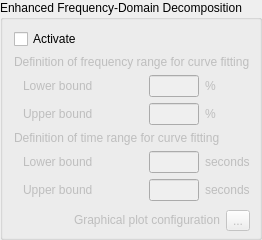
                 <widget class="QGroupBox" name="groupBox_EFDD">
                  <property name="sizePolicy">
                   <sizepolicy hsizetype="Preferred" vsizetype="Minimum">
                    <horstretch>0</horstretch>
                    <verstretch>0</verstretch>
                   </sizepolicy>
                  </property>
                  <property name="minimumSize">
                   <size>
                    <width>250</width>
                    <height>0</height>
                   </size>
                  </property>
                  <property name="title">
                   <string>Enhanced Frequency-Domain Decomposition</string>
                  </property>
                  <layout class="QVBoxLayout" name="verticalLayout_17">
                   <property name="spacing">
                    <number>6</number>
                   </property>
                   <property name="topMargin">
                    <number>9</number>
                   </property>
                   <property name="rightMargin">
                    <number>0</number>
                   </property>
                   <property name="bottomMargin">
                    <number>3</number>
                   </property>
                   <item>
                    <widget class="QCheckBox" name="checkBox_activate_EFDD">
                     <property name="text">
                      <string>Activate</string>
                     </property>
                    </widget>
                   </item>
                   <item>
                    <widget class="QLabel" name="label_curveFittingFrequency_EFDD">
                     <property name="enabled">
                      <bool>false</bool>
                     </property>
                     <property name="sizePolicy">
                      <sizepolicy hsizetype="Fixed" vsizetype="Fixed">
                       <horstretch>0</horstretch>
                       <verstretch>0</verstretch>
                      </sizepolicy>
                     </property>
                     <property name="minimumSize">
                      <size>
                       <width>120</width>
                       <height>0</height>
                      </size>
                     </property>
                     <property name="toolTip">
                      <string/>
                     </property>
                     <property name="toolTipDuration">
                      <number>0</number>
                     </property>
                     <property name="text">
                      <string>Definition of frequency range for curve fitting</string>
                     </property>
                     <property name="alignment">
                      <set>Qt::AlignJustify|Qt::AlignVCenter</set>
                     </property>
                    </widget>
                   </item>
                   <item>
                    <widget class="QWidget" name="widget_curveFittingFrequencyLowerBound_EFDD" native="true">
                     <property name="sizePolicy">
                      <sizepolicy hsizetype="Fixed" vsizetype="Fixed">
                       <horstretch>0</horstretch>
                       <verstretch>0</verstretch>
                      </sizepolicy>
                     </property>
                     <property name="minimumSize">
                      <size>
                       <width>100</width>
                       <height>0</height>
                      </size>
                     </property>
                     <layout class="QHBoxLayout" name="horizontalLayout_26">
                      <property name="topMargin">
                       <number>0</number>
                      </property>
                      <property name="bottomMargin">
                       <number>0</number>
                      </property>
                      <item>
                       <widget class="QLabel" name="label_curveFittingFrequencyLowerBound_EFDD">
                        <property name="enabled">
                         <bool>false</bool>
                        </property>
                        <property name="sizePolicy">
                         <sizepolicy hsizetype="Fixed" vsizetype="Fixed">
                          <horstretch>0</horstretch>
                          <verstretch>0</verstretch>
                         </sizepolicy>
                        </property>
                        <property name="minimumSize">
                         <size>
                          <width>120</width>
                          <height>0</height>
                         </size>
                        </property>
                        <property name="toolTip">
                         <string/>
                        </property>
                        <property name="toolTipDuration">
                         <number>0</number>
                        </property>
                        <property name="text">
                         <string>Lower bound</string>
                        </property>
                        <property name="alignment">
                         <set>Qt::AlignJustify|Qt::AlignVCenter</set>
                        </property>
                       </widget>
                      </item>
                      <item alignment="Qt::AlignLeft">
                       <widget class="QLineEdit" name="lineEdit_curveFittingFrequencyLowerBound_EFDD">
                        <property name="enabled">
                         <bool>false</bool>
                        </property>
                        <property name="sizePolicy">
                         <sizepolicy hsizetype="Fixed" vsizetype="Fixed">
                          <horstretch>0</horstretch>
                          <verstretch>0</verstretch>
                         </sizepolicy>
                        </property>
                        <property name="minimumSize">
                         <size>
                          <width>30</width>
                          <height>0</height>
                         </size>
                        </property>
                        <property name="maximumSize">
                         <size>
                          <width>50</width>
                          <height>16777215</height>
                         </size>
                        </property>
                        <property name="toolTip">
                         <string>&lt;html&gt;&lt;head/&gt;&lt;body&gt;&lt;p&gt;Specified in % of the peak frequency&lt;/p&gt;&lt;/body&gt;&lt;/html&gt;</string>
                        </property>
                        <property name="maxLength">
                         <number>8</number>
                        </property>
                       </widget>
                      </item>
                      <item alignment="Qt::AlignLeft">
                       <widget class="QLabel" name="label_curveFittingFrequencyLowerBoundUnits_EFDD">
                        <property name="enabled">
                         <bool>false</bool>
                        </property>
                        <property name="sizePolicy">
                         <sizepolicy hsizetype="Fixed" vsizetype="Fixed">
                          <horstretch>0</horstretch>
                          <verstretch>0</verstretch>
                         </sizepolicy>
                        </property>
                        <property name="minimumSize">
                         <size>
                          <width>20</width>
                          <height>0</height>
                         </size>
                        </property>
                        <property name="text">
                         <string>%</string>
                        </property>
                       </widget>
                      </item>
                     </layout>
                    </widget>
                   </item>
                   <item>
                    <widget class="QWidget" name="widget_curveFittingFrequencyUpperBound_EFDD" native="true">
                     <property name="sizePolicy">
                      <sizepolicy hsizetype="Fixed" vsizetype="Fixed">
                       <horstretch>0</horstretch>
                       <verstretch>0</verstretch>
                      </sizepolicy>
                     </property>
                     <property name="minimumSize">
                      <size>
                       <width>100</width>
                       <height>0</height>
                      </size>
                     </property>
                     <layout class="QHBoxLayout" name="horizontalLayout_27">
                      <property name="topMargin">
                       <number>0</number>
                      </property>
                      <property name="bottomMargin">
                       <number>0</number>
                      </property>
                      <item>
                       <widget class="QLabel" name="label_curveFittingFrequencyUpperBound_EFDD">
                        <property name="enabled">
                         <bool>false</bool>
                        </property>
                        <property name="sizePolicy">
                         <sizepolicy hsizetype="Fixed" vsizetype="Fixed">
                          <horstretch>0</horstretch>
                          <verstretch>0</verstretch>
                         </sizepolicy>
                        </property>
                        <property name="minimumSize">
                         <size>
                          <width>120</width>
                          <height>0</height>
                         </size>
                        </property>
                        <property name="text">
                         <string>Upper bound</string>
                        </property>
                        <property name="alignment">
                         <set>Qt::AlignJustify|Qt::AlignVCenter</set>
                        </property>
                       </widget>
                      </item>
                      <item alignment="Qt::AlignLeft">
                       <widget class="QLineEdit" name="lineEdit_curveFittingFrequencyUpperBound_EFDD">
                        <property name="enabled">
                         <bool>false</bool>
                        </property>
                        <property name="sizePolicy">
                         <sizepolicy hsizetype="Fixed" vsizetype="Fixed">
                          <horstretch>0</horstretch>
                          <verstretch>0</verstretch>
                         </sizepolicy>
                        </property>
                        <property name="minimumSize">
                         <size>
                          <width>30</width>
                          <height>0</height>
                         </size>
                        </property>
                        <property name="maximumSize">
                         <size>
                          <width>50</width>
                          <height>16777215</height>
                         </size>
                        </property>
                        <property name="toolTip">
                         <string>&lt;html&gt;&lt;head/&gt;&lt;body&gt;&lt;p&gt;Specified in % of the peak frequency&lt;/p&gt;&lt;/body&gt;&lt;/html&gt;</string>
                        </property>
                        <property name="maxLength">
                         <number>8</number>
                        </property>
                       </widget>
                      </item>
                      <item alignment="Qt::AlignLeft">
                       <widget class="QLabel" name="label_curveFittingFrequencyUpperBoundUnits_EFDD">
                        <property name="enabled">
                         <bool>false</bool>
                        </property>
                        <property name="sizePolicy">
                         <sizepolicy hsizetype="Fixed" vsizetype="Fixed">
                          <horstretch>0</horstretch>
                          <verstretch>0</verstretch>
                         </sizepolicy>
                        </property>
                        <property name="minimumSize">
                         <size>
                          <width>20</width>
                          <height>0</height>
                         </size>
                        </property>
                        <property name="text">
                         <string>%</string>
                        </property>
                       </widget>
                      </item>
                     </layout>
                    </widget>
                   </item>
                   <item>
                    <widget class="QLabel" name="label_curveFittingTime_EFDD">
                     <property name="enabled">
                      <bool>false</bool>
                     </property>
                     <property name="sizePolicy">
                      <sizepolicy hsizetype="Fixed" vsizetype="Fixed">
                       <horstretch>0</horstretch>
                       <verstretch>0</verstretch>
                      </sizepolicy>
                     </property>
                     <property name="minimumSize">
                      <size>
                       <width>120</width>
                       <height>0</height>
                      </size>
                     </property>
                     <property name="toolTip">
                      <string/>
                     </property>
                     <property name="toolTipDuration">
                      <number>0</number>
                     </property>
                     <property name="text">
                      <string>Definition of time range for curve fitting</string>
                     </property>
                     <property name="alignment">
                      <set>Qt::AlignJustify|Qt::AlignVCenter</set>
                     </property>
                    </widget>
                   </item>
                   <item>
                    <widget class="QWidget" name="widget_curveFittingTimeLowerBound_EFDD" native="true">
                     <property name="sizePolicy">
                      <sizepolicy hsizetype="Fixed" vsizetype="Fixed">
                       <horstretch>0</horstretch>
                       <verstretch>0</verstretch>
                      </sizepolicy>
                     </property>
                     <property name="minimumSize">
                      <size>
                       <width>100</width>
                       <height>0</height>
                      </size>
                     </property>
                     <layout class="QHBoxLayout" name="horizontalLayout_29">
                      <property name="topMargin">
                       <number>0</number>
                      </property>
                      <property name="bottomMargin">
                       <number>0</number>
                      </property>
                      <item>
                       <widget class="QLabel" name="label_curveFittingTimeLowerBound_EFDD">
                        <property name="enabled">
                         <bool>false</bool>
                        </property>
                        <property name="sizePolicy">
                         <sizepolicy hsizetype="Fixed" vsizetype="Fixed">
                          <horstretch>0</horstretch>
                          <verstretch>0</verstretch>
                         </sizepolicy>
                        </property>
                        <property name="minimumSize">
                         <size>
                          <width>120</width>
                          <height>0</height>
                         </size>
                        </property>
                        <property name="toolTip">
                         <string/>
                        </property>
                        <property name="toolTipDuration">
                         <number>0</number>
                        </property>
                        <property name="text">
                         <string>Lower bound</string>
                        </property>
                        <property name="alignment">
                         <set>Qt::AlignJustify|Qt::AlignVCenter</set>
                        </property>
                       </widget>
                      </item>
                      <item alignment="Qt::AlignLeft">
                       <widget class="QLineEdit" name="lineEdit_curveFittingTimeLowerBound_EFDD">
                        <property name="enabled">
                         <bool>false</bool>
                        </property>
                        <property name="sizePolicy">
                         <sizepolicy hsizetype="Fixed" vsizetype="Fixed">
                          <horstretch>0</horstretch>
                          <verstretch>0</verstretch>
                         </sizepolicy>
                        </property>
                        <property name="minimumSize">
                         <size>
                          <width>30</width>
                          <height>0</height>
                         </size>
                        </property>
                        <property name="maximumSize">
                         <size>
                          <width>50</width>
                          <height>16777215</height>
                         </size>
                        </property>
                        <property name="maxLength">
                         <number>8</number>
                        </property>
                       </widget>
                      </item>
                      <item alignment="Qt::AlignLeft">
                       <widget class="QLabel" name="label_curveFittingTimeLowerBoundUnits_EFDD">
                        <property name="enabled">
                         <bool>false</bool>
                        </property>
                        <property name="sizePolicy">
                         <sizepolicy hsizetype="Fixed" vsizetype="Fixed">
                          <horstretch>0</horstretch>
                          <verstretch>0</verstretch>
                         </sizepolicy>
                        </property>
                        <property name="minimumSize">
                         <size>
                          <width>20</width>
                          <height>0</height>
                         </size>
                        </property>
                        <property name="text">
                         <string>seconds</string>
                        </property>
                       </widget>
                      </item>
                     </layout>
                    </widget>
                   </item>
                   <item>
                    <widget class="QWidget" name="widget_curveFittingTimeUpperBound_EFDD" native="true">
                     <property name="sizePolicy">
                      <sizepolicy hsizetype="Fixed" vsizetype="Fixed">
                       <horstretch>0</horstretch>
                       <verstretch>0</verstretch>
                      </sizepolicy>
                     </property>
                     <property name="minimumSize">
                      <size>
                       <width>100</width>
                       <height>0</height>
                      </size>
                     </property>
                     <layout class="QHBoxLayout" name="horizontalLayout_30">
                      <property name="topMargin">
                       <number>0</number>
                      </property>
                      <property name="bottomMargin">
                       <number>0</number>
                      </property>
                      <item>
                       <widget class="QLabel" name="label_curveFittingTimeUpperBound_EFDD">
                        <property name="enabled">
                         <bool>false</bool>
                        </property>
                        <property name="sizePolicy">
                         <sizepolicy hsizetype="Fixed" vsizetype="Fixed">
                          <horstretch>0</horstretch>
                          <verstretch>0</verstretch>
                         </sizepolicy>
                        </property>
                        <property name="minimumSize">
                         <size>
                          <width>120</width>
                          <height>0</height>
                         </size>
                        </property>
                        <property name="text">
                         <string>Upper bound</string>
                        </property>
                        <property name="alignment">
                         <set>Qt::AlignJustify|Qt::AlignVCenter</set>
                        </property>
                       </widget>
                      </item>
                      <item alignment="Qt::AlignLeft">
                       <widget class="QLineEdit" name="lineEdit_curveFittingTimeUpperBound_EFDD">
                        <property name="enabled">
                         <bool>false</bool>
                        </property>
                        <property name="sizePolicy">
                         <sizepolicy hsizetype="Fixed" vsizetype="Fixed">
                          <horstretch>0</horstretch>
                          <verstretch>0</verstretch>
                         </sizepolicy>
                        </property>
                        <property name="minimumSize">
                         <size>
                          <width>30</width>
                          <height>0</height>
                         </size>
                        </property>
                        <property name="maximumSize">
                         <size>
                          <width>50</width>
                          <height>16777215</height>
                         </size>
                        </property>
                        <property name="maxLength">
                         <number>8</number>
                        </property>
                       </widget>
                      </item>
                      <item alignment="Qt::AlignLeft">
                       <widget class="QLabel" name="label_curveFittingTimeUpperBoundUnits_EFDD">
                        <property name="enabled">
                         <bool>false</bool>
                        </property>
                        <property name="sizePolicy">
                         <sizepolicy hsizetype="Fixed" vsizetype="Fixed">
                          <horstretch>0</horstretch>
                          <verstretch>0</verstretch>
                         </sizepolicy>
                        </property>
                        <property name="minimumSize">
                         <size>
                          <width>20</width>
                          <height>0</height>
                         </size>
                        </property>
                        <property name="text">
                         <string>seconds</string>
                        </property>
                       </widget>
                      </item>
                     </layout>
                    </widget>
                   </item>
                   <item alignment="Qt::AlignRight">
                    <widget class="QWidget" name="widget_graphicalConfig_EFDD" native="true">
                     <property name="sizePolicy">
                      <sizepolicy hsizetype="Fixed" vsizetype="Fixed">
                       <horstretch>0</horstretch>
                       <verstretch>0</verstretch>
                      </sizepolicy>
                     </property>
                     <property name="minimumSize">
                      <size>
                       <width>100</width>
                       <height>0</height>
                      </size>
                     </property>
                     <layout class="QHBoxLayout" name="horizontalLayout_47">
                      <property name="topMargin">
                       <number>3</number>
                      </property>
                      <property name="bottomMargin">
                       <number>3</number>
                      </property>
                      <item>
                       <widget class="QLabel" name="label_graphicalConfig_EFDD">
                        <property name="enabled">
                         <bool>false</bool>
                        </property>
                        <property name="sizePolicy">
                         <sizepolicy hsizetype="Fixed" vsizetype="Fixed">
                          <horstretch>0</horstretch>
                          <verstretch>0</verstretch>
                         </sizepolicy>
                        </property>
                        <property name="minimumSize">
                         <size>
                          <width>120</width>
                          <height>0</height>
                         </size>
                        </property>
                        <property name="toolTip">
                         <string/>
                        </property>
                        <property name="toolTipDuration">
                         <number>0</number>
                        </property>
                        <property name="text">
                         <string>Graphical plot configuration</string>
                        </property>
                        <property name="alignment">
                         <set>Qt::AlignJustify|Qt::AlignVCenter</set>
                        </property>
                       </widget>
                      </item>
                      <item>
                       <widget class="QToolButton" name="toolButton_graphicalConfig_EFDD">
                        <property name="enabled">
                         <bool>false</bool>
                        </property>
                        <property name="text">
                         <string>...</string>
                        </property>
                       </widget>
                      </item>
                     </layout>
                    </widget>
                   </item>
                  </layout>
                 </widget>
